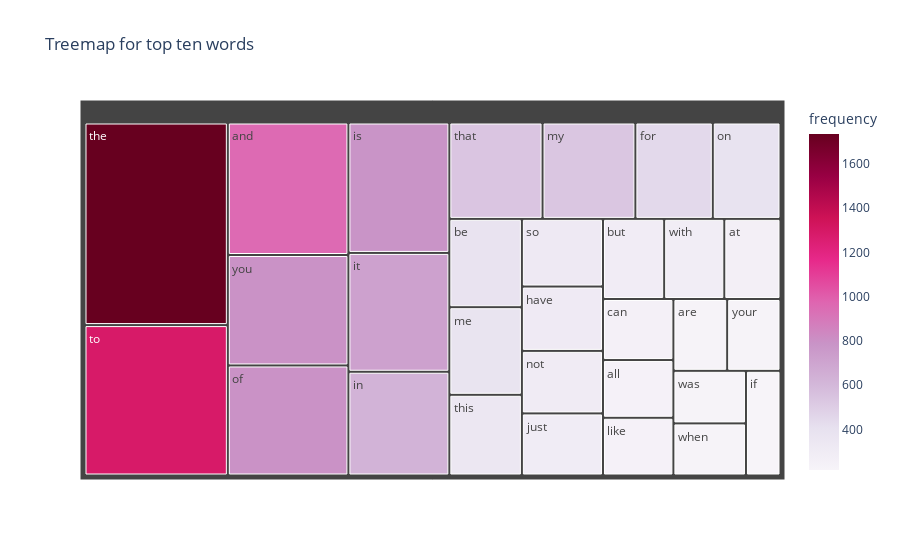
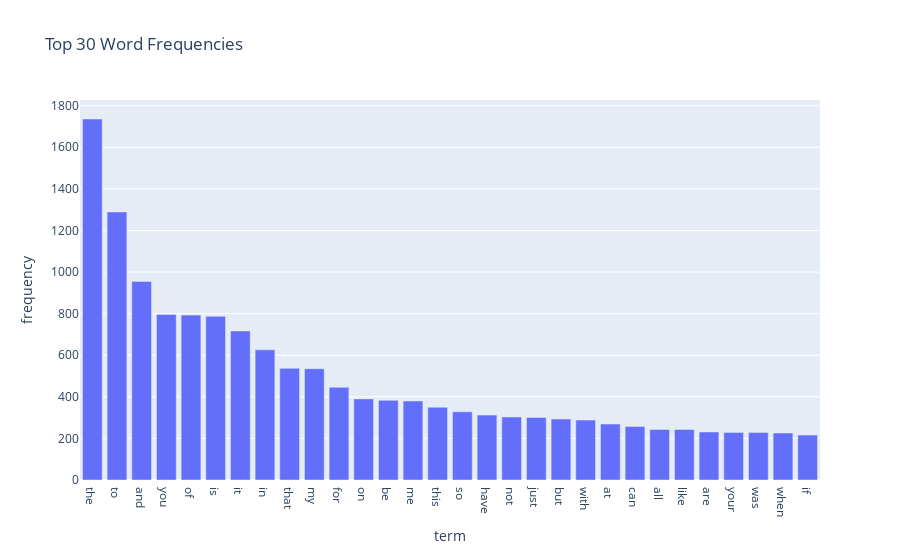

These figures' notebook cell, in order:
### Code cell
# Answer here
import numpy as np
import pandas as pd
import plotly.express as px

term_frequencies = []
X_counts = count_vect.fit_transform(X.text)
term_frequencies = np.array(X_counts.sum(axis=0)).flatten()
    
terms = count_vect.get_feature_names_out()
freqs = term_frequencies

# Build DataFrame for Plotly
df_terms = pd.DataFrame({
    "term": terms,
    "frequency": freqs
})

df_terms = df_terms.sort_values(by="frequency", ascending=False)
top_30_words = df_terms[:30]

# Treemap plot
fig = px.treemap(top_30_words, path=["term"], values="frequency",
                 title="Treemap for top ten words",
                 color="frequency", color_continuous_scale="PuRd")
fig.show()

fig1 = px.bar(
    top_30_words,
    y="frequency",
    x="term",
    orientation="v",
    title="Top 30 Word Frequencies"
)
fig1.show()

### Figure 1 — Plotly figure (JSON) as saved in the notebook; plotly's stock layout.template omitted (floating-point values rounded to 4 significant figures)
{"data": [{"branchvalues": "total", "customdata": [[1736.0], [1289.0], [955.0], [796.0], [793.0], [787.0], [717.0], [626.0], [537.0], [535.0], [446.0], [390.0], [383.0], [380.0], [350.0], [328.0], [312.0], [303.0], [301.0], [293.0], [288.0], [269.0], [257.0], [243.0], [243.0], [231.0], [229.0], [228.0], [226.0], [216.0]], "domain": {"x": [0, 1], "y": [0, 1]}, "hovertemplate": "labels=%{label}<br>frequency_sum=%{value}<br>parent=%{parent}<br>id=%{id}<br>frequency=%{color}<extra></extra>", "ids": ["the", "to", "and", "you", "of", "is", "it", "in", "that", "my", "for", "on", "be", "me", "this", "so", "have", "not", "just", "but", "with", "at", "can", "all", "like", "are", "your", "was", "when", "if"], "labels": ["the", "to", "and", "you", "of", "is", "it", "in", "that", "my", "for", "on", "be", "me", "this", "so", "have", "not", "just", "but", "with", "at", "can", "all", "like", "are", "your", "was", "when", "if"], "marker": {"coloraxis": "coloraxis", "colors": [1736.0, 1289.0, 955.0, 796.0, 793.0, 787.0, 717.0, 626.0, 537.0, 535.0, 446.0, 390.0, 383.0, 380.0, 350.0, 328.0, 312.0, 303.0, 301.0, 293.0, 288.0, 269.0, 257.0, 243.0, 243.0, 231.0, 229.0, 228.0, 226.0, 216.0]}, "name": "", "parents": ["", "", "", "", "", "", "", "", "", "", "", "", "", "", "", "", "", "", "", "", "", "", "", "", "", "", "", "", "", ""], "type": "treemap", "values": [1736.0, 1289.0, 955.0, 796.0, 793.0, 787.0, 717.0, 626.0, 537.0, 535.0, 446.0, 390.0, 383.0, 380.0, 350.0, 328.0, 312.0, 303.0, 301.0, 293.0, 288.0, 269.0, 257.0, 243.0, 243.0, 231.0, 229.0, 228.0, 226.0, 216.0]}], "layout": {"coloraxis": {"colorbar": {"title": {"text": "frequency"}}, "colorscale": [[0, "rgb(247,244,249)"], [0.125, "rgb(231,225,239)"], [0.25, "rgb(212,185,218)"], [0.375, "rgb(201,148,199)"], [0.5, "rgb(223,101,176)"], [0.625, "rgb(231,41,138)"], [0.75, "rgb(206,18,86)"], [0.875, "rgb(152,0,67)"], [1, "rgb(103,0,31)"]]}, "legend": {"tracegroupgap": 0}, "title": {"text": "Treemap for top ten words"}}}

### Figure 2 — Plotly figure (JSON) as saved in the notebook; plotly's stock layout.template omitted (floating-point values rounded to 4 significant figures)
{"data": [{"hovertemplate": "term=%{x}<br>frequency=%{y}<extra></extra>", "legendgroup": "", "marker": {"color": "#636efa", "pattern": {"shape": ""}}, "name": "", "orientation": "v", "showlegend": false, "textposition": "auto", "type": "bar", "x": ["the", "to", "and", "you", "of", "is", "it", "in", "that", "my", "for", "on", "be", "me", "this", "so", "have", "not", "just", "but", "with", "at", "can", "all", "like", "are", "your", "was", "when", "if"], "xaxis": "x", "y": [1736, 1289, 955, 796, 793, 787, 717, 626, 537, 535, 446, 390, 383, 380, 350, 328, 312, 303, 301, 293, 288, 269, 257, 243, 243, 231, 229, 228, 226, 216], "yaxis": "y"}], "layout": {"barmode": "relative", "legend": {"tracegroupgap": 0}, "title": {"text": "Top 30 Word Frequencies"}, "xaxis": {"anchor": "y", "domain": [0, 1], "title": {"text": "term"}}, "yaxis": {"anchor": "x", "domain": [0, 1], "title": {"text": "frequency"}}}}
